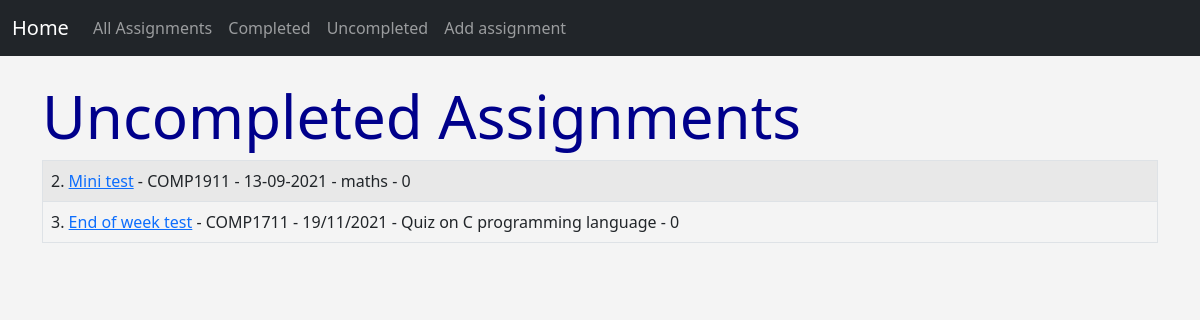
The page /uncompleted on the database its author committed.
### run.py (models this page shows, shortened)
class Assignment(db.Model):
	id = db.Column(db.Integer, primary_key=True)
	title = db.Column(db.String(40), nullable = False)
	code = db.Column(db.String(10), nullable = False)
	deadline = db.Column(db.String)
	description = db.Column(db.String(400))
	completed = db.Column(db.Integer)
	date_added = db.Column(db.DateTime, default=datetime.utcnow)

### run.py (the view)
@app.route('/uncompleted', methods=['GET', 'POST'])
def uncompleted():
	uncomplete = Assignment.query.filter_by(completed=0)
	return render_template("uncompleted.html",
		uncomplete=uncomplete)

### templates/uncompleted.html
{% extends 'base.html' %}
{% block content %}
<h1>Uncompleted Assignments</h1>
<table class="table table-hover table-bordered table-striped">
    {% for data in uncomplete %}
        <tr>
        <td>{{ data.id }}. <a href="{{ url_for('update', id=data.id)}}">{{ data.title }}</a> - {{ data.code }} - {{ data.deadline }}  - {{ data.description }} - {{ data.completed }}</td>
        </tr>
    {% endfor %}
    </table>
{% endblock %}

### static/css/style.css (style rules this page uses)
h1 { color: darkblue; font-size:60px; }
body { background: #f4f4f4; }

### rows shown on the page
Assignment: id "2", title "Mini test", code "COMP1911", deadline "13-09-2021", description "maths", completed "0"
Assignment: id "3", title "End of week test", code "COMP1711", deadline "19/11/2021", description "Quiz on C programming language", completed "0"
